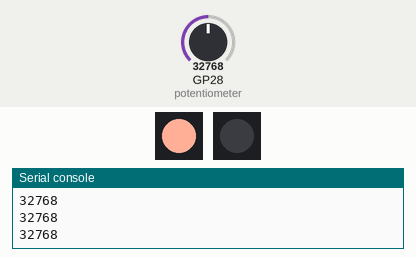
This program was run on a simulated Raspberry Pi Pico running MicroPython. On the bench: 2 × 1 RGB LEDs in strip order, left to right, the last lines printed to the serial console. Inputs (shaded band) come from the test bench; at power-on: GP28 (potentiometer) = 32768 (analog values on the 0–65535 scale).

Above: at 1.2 s.
1.3 s: GP28 (potentiometer) set to 38976
2.8 s: GP28 (potentiometer) set to 41136
At 3.8 s:
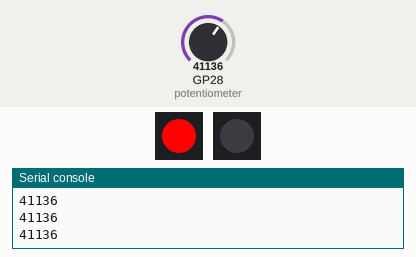
4.5 s: GP28 (potentiometer) set to 19660
At 5.0 s:
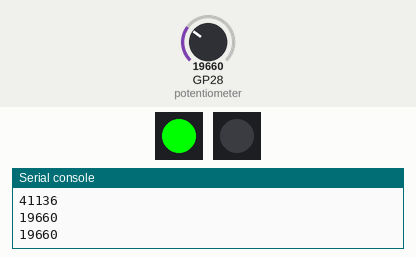
6.0 s: GP28 (potentiometer) set to 20576
At 7.2 s:
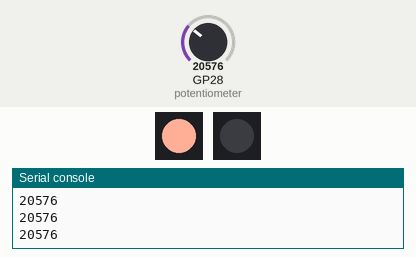
7.5 s: GP28 (potentiometer) set to 19345
At 8.6 s:
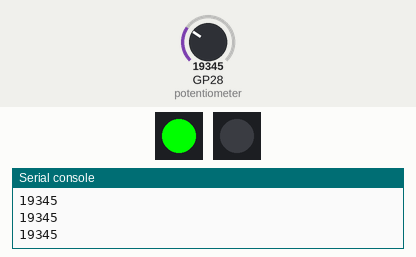
Timing chart, 0 to 10.0 s (numbered marks = the images above; inputs shaded):
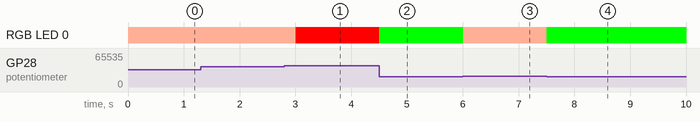

The program:

Day7a.py
```python
'''
Traffic lights - controlled with slider
'''

# Imports
import time
from machine import Pin, ADC
from neopixel import NeoPixel

# Define the LED pin number (2) and number of LEDs (1)
GRBled1 = NeoPixel(Pin(2), 1) # GRB LED1
GRBled2 = NeoPixel(Pin(5), 1) # GRB LED2

# Set up the slider on ADC pin 28
potentiometer = ADC(Pin(28))

# Define some GRB colour variables
white = 240,140,255 #White-ish!
red = 0,255,0
green = 255,0,0
blue = 0,0,255
yellow = 255,175,150
orange = 238, 223, 105
pink = 150,150,200
purple = 40,100,255
iceblue = 150,25,200
unicorn = 175,150,255
bogey = 215, 100, 0

while True: # Loop forever

    print(potentiometer.read_u16()) # Read the potentiometer value

    if potentiometer.read_u16() <= 20000:
        GRBled1.fill((red))
        GRBled1.write()

    elif potentiometer.read_u16() <= 40000:
        GRBled1.fill((yellow))
        GRBled1.write()

    else:
        GRBled1.fill((green))
        GRBled1.write()

    time.sleep(0.3) # Short delay until the next reading
```

Measured:
- the behaviour switches between 40000 and 40016 on GP28 (potentiometer) (found by bisection; images 0 and 1)
- the behaviour switches between 20000 and 20016 on GP28 (potentiometer) (found by bisection; images 2 and 3)
- after the input at 2.8 s, RGB LED 0: RGB(255, 175, 150) → RGB(255, 0, 0) after 0.20 s
- after the input at 4.5 s, RGB LED 0: RGB(255, 0, 0) → RGB(0, 255, 0) at once
- after the input at 6.0 s, RGB LED 0: RGB(0, 255, 0) → RGB(255, 175, 150) at once
- after the input at 7.5 s, RGB LED 0: RGB(255, 175, 150) → RGB(0, 255, 0) at once
